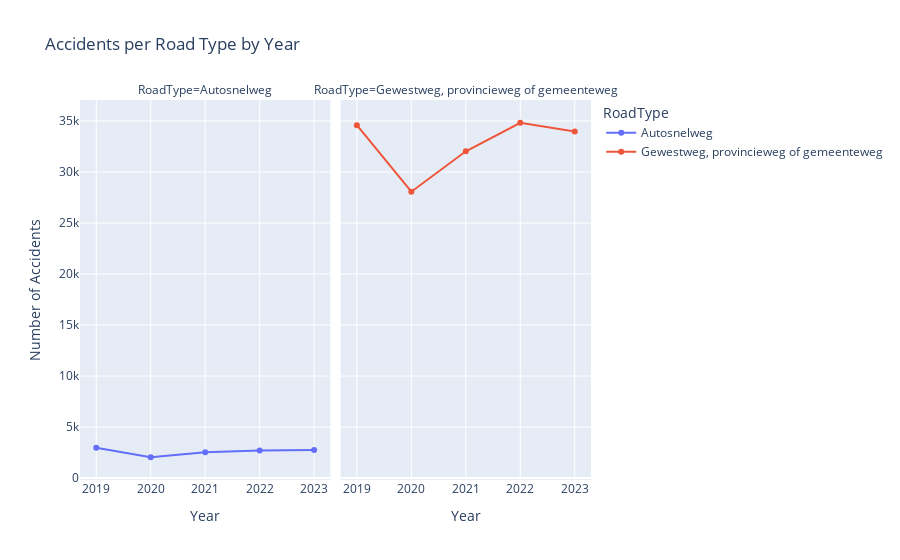

Write notebook code for a chart like this one.
### Code cell
# Road type analysis
fig,ax=plt.subplots(figsize=(6,3))
filter_df = df[df['RoadType']!='Onbekend']
accidents_per_road = filter_df.groupby('RoadType')[['Accident']].sum()
accidents_per_road = accidents_per_road.sort_values(by='Accident',ascending=False).reset_index()
sns.barplot(data=accidents_per_road, x='RoadType', y='Accident',hue='RoadType',legend=True)
for i in range(len(accidents_per_road)):
    plt.text(i, accidents_per_road['Accident'][i], accidents_per_road['Accident'][i], ha = 'center')
plt.title('Accidents per Road Type')
plt.xlabel('RoadType')
plt.ylabel('Number of Accidents')
plt.legend(title='RoadType',loc='upper right',bbox_to_anchor=(1.2, 1),fontsize='x-small')
#ax.set_xticklabels(ax.get_xticklabels(), rotation=45, horizontalalignment='right')
plt.show()

# Road type analysis by year
accidents_per_road = filter_df.groupby(['Year','RoadType'])[['Accident']].sum()
accidents_per_road = accidents_per_road.reset_index()
fig=px.line(accidents_per_road, x='Year', y='Accident', title='Accidents per Road Type by Year', color='RoadType', 
        labels={'Year':'Year', 'Accident':'Number of Accidents', 'RoadType':'RoadType'},line_group='RoadType',markers=True, facet_col='RoadType')
fig.write_html('Accidents_per_RoadType_by_Year.html')

fig.show()

### Figure 1 — Plotly figure (JSON) as saved in the notebook; plotly's stock layout.template omitted (floating-point values rounded to 4 significant figures)
{"data": [{"hovertemplate": "RoadType=Autosnelweg<br>Year=%{x}<br>Number of Accidents=%{y}<extra></extra>", "legendgroup": "Autosnelweg", "line": {"color": "#636efa", "dash": "solid"}, "marker": {"symbol": "circle"}, "mode": "lines+markers", "name": "Autosnelweg", "orientation": "v", "showlegend": true, "type": "scatter", "x": [2019, 2020, 2021, 2022, 2023], "xaxis": "x", "y": [2971, 2043, 2525, 2702, 2760], "yaxis": "y"}, {"hovertemplate": "RoadType=Gewestweg, provincieweg of gemeenteweg<br>Year=%{x}<br>Number of Accidents=%{y}<extra></extra>", "legendgroup": "Gewestweg, provincieweg of gemeenteweg", "line": {"color": "#EF553B", "dash": "solid"}, "marker": {"symbol": "circle"}, "mode": "lines+markers", "name": "Gewestweg, provincieweg of gemeenteweg", "orientation": "v", "showlegend": true, "type": "scatter", "x": [2019, 2020, 2021, 2022, 2023], "xaxis": "x2", "y": [34589, 28067, 32029, 34823, 33964], "yaxis": "y2"}], "layout": {"annotations": [{"font": {}, "showarrow": false, "text": "RoadType=Autosnelweg", "x": 0.245, "xanchor": "center", "xref": "paper", "y": 1, "yanchor": "bottom", "yref": "paper"}, {"font": {}, "showarrow": false, "text": "RoadType=Gewestweg, provincieweg of gemeenteweg", "x": 0.755, "xanchor": "center", "xref": "paper", "y": 1, "yanchor": "bottom", "yref": "paper"}], "legend": {"title": {"text": "RoadType"}, "tracegroupgap": 0}, "title": {"text": "Accidents per Road Type by Year"}, "xaxis": {"anchor": "y", "domain": [0, 0.49], "title": {"text": "Year"}}, "xaxis2": {"anchor": "y2", "domain": [0.51, 1], "matches": "x", "title": {"text": "Year"}}, "yaxis": {"anchor": "x", "domain": [0, 1], "title": {"text": "Number of Accidents"}}, "yaxis2": {"anchor": "x2", "domain": [0, 1], "matches": "y", "showticklabels": false}}}
